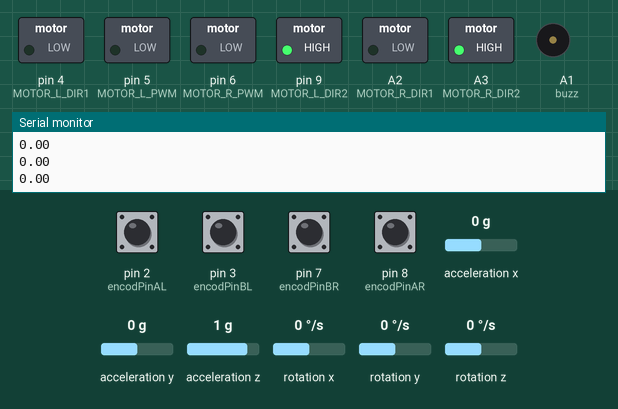
Recording of a sketch running on a simulated Arduino Uno, built with avr-gcc and run on an emulated ATmega328P. Parts: switched loads named in the sketch (green lamp = pin HIGH), buzzer (waves = sounding, pin HIGH), the last lines printed to the serial monitor. Inputs (shaded band) come from the test bench; at power-on: pin 2 (encodPinAL), pin 3 (encodPinBL), pin 7 (encodPinBR), pin 8 (encodPinAR) HIGH, acceleration x 0 g, acceleration y 0 g, acceleration z 1 g, rotation x 0 °/s, rotation y 0 °/s, rotation z 0 °/s.

Above: at 2.2 s.
2.3 s: acceleration x set to -1.4 g
At 3.0 s:
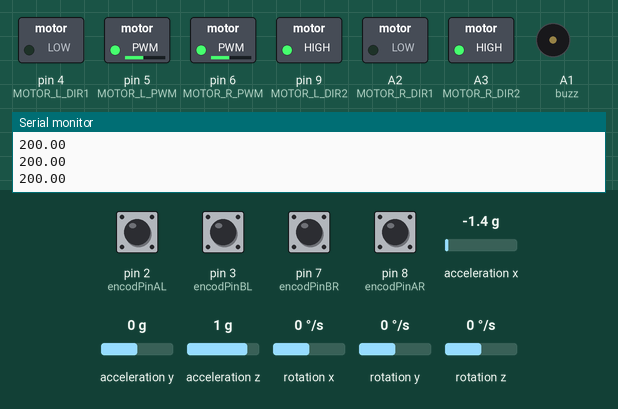
3.8 s: pin 2 (encodPinAL) pulled LOW for 0.15 s
At 4.6 s:
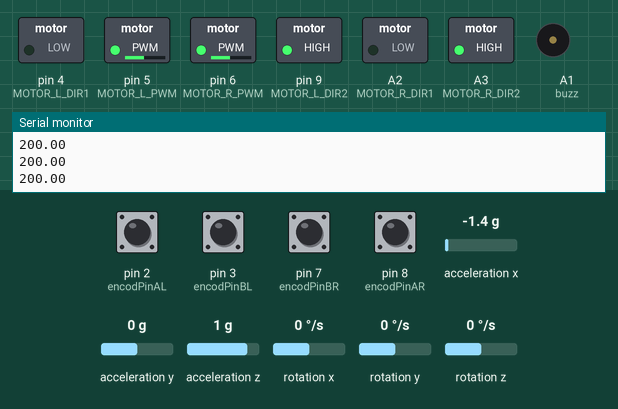
5.4 s: acceleration y set to -0.8 g
At 6.6 s:
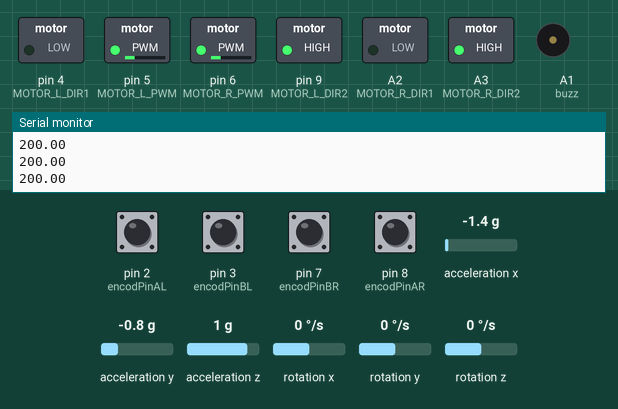
6.9 s: pin 8 (encodPinAR) pulled LOW for 0.15 s
At 8.2 s:
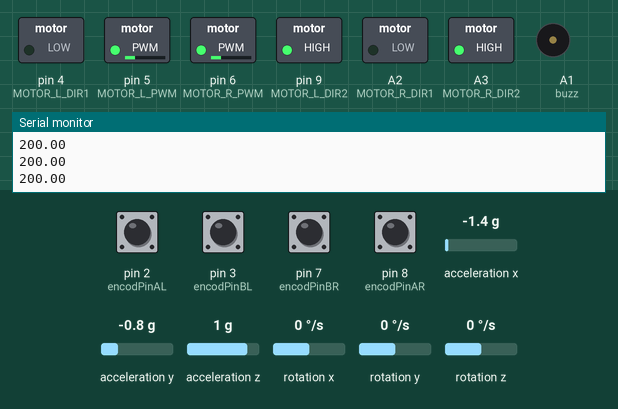
8.5 s: acceleration x set to 0.8 g
At 9.1 s:
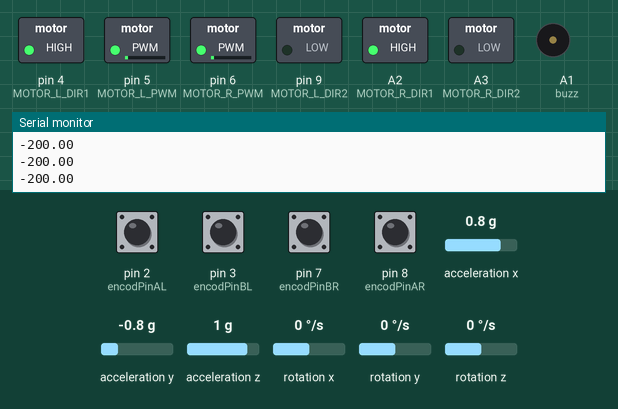
10.0 s: acceleration z set to -1.4 g
At 10.9 s:
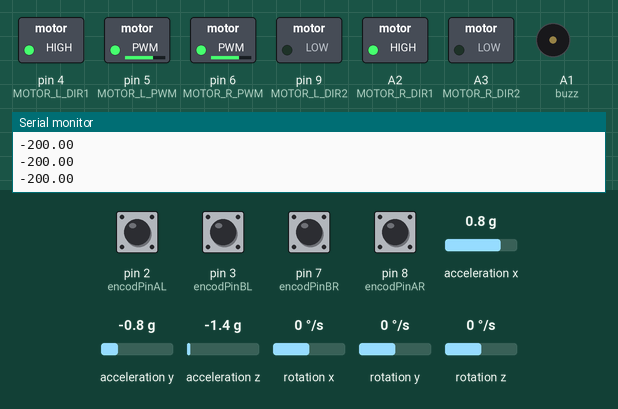
Timing chart, 0 to 12.5 s (numbered marks = the images above; inputs shaded):
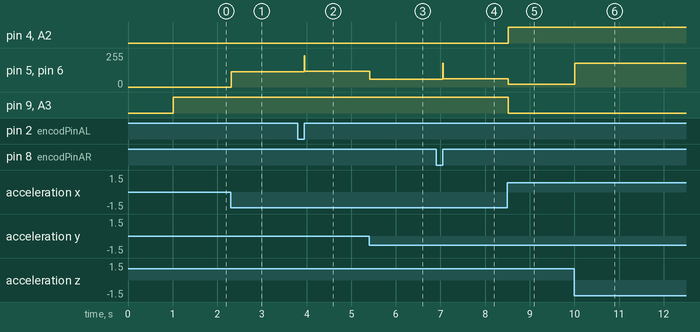

The sketch:

draft1.ino
```cpp
#include <Wire.h>
#include <MPU6050_light.h>

MPU6050 mpu(Wire);
unsigned long timer = 0;

#define encodPinAR 8
#define encodPinBR 7
#define encodPinAL 2
#define encodPinBL 3

//float angleZeroY;
//float gyroOffsetY;

const int buzz  = A1;
unsigned long imuTimer= 0;
unsigned long printTimer  = 0;

// Right Motor (Motor A)(right)
// in your view gripper should be on left  your frame of reference
#define MOTOR_R_PWM 6
const int MOTOR_R_DIR1 = A2;
const int MOTOR_R_DIR2 = A3;

// Left Motor (Motor B)G%HY ZSV
#define MOTOR_L_PWM 5
const int MOTOR_L_DIR1 =4;
const int MOTOR_L_DIR2 =9;


// Previous values for differentiation
long prev_encoder_right = 0;
long prev_encoder_left = 0;

// for timmings
const float DT = 0.01f;  // 10ms loop time
unsigned long last_loop_time = 0;
unsigned long prev_time = 0;

// ===== Motor Parameters =====
const float MAX_PWM = 255.0;
const float COUNTS_PER_REV = 700.0;  // N20 motor encoder counts per revolution (adjust for your motor)//correct


volatile long wheel_pulse_count_left = 0;
volatile long wheel_pulse_count_right = 0;
int prevA_right = LOW;
int prevA_left  = LOW;

// ===== LQR Gains =====
// K = [k1, k2, k3, k4]
const float K1 = -660.7;   // Position gain
const float K2 = -6855.2;  // Angle gain
const float K3 = -262.5;   // Velocity gain
const float K4 = -1244.6;   // Angular velocity gain

// state variables
float x1 = 0.0;  // Average wheel position (rad)
float x2 = 0.0;  // Body pitch angle (rad)
float x3 = 0.0;  // Average wheel velocity (rad/s)
float x4 = 0.0;  // Body pitch rate (rad/s)

void getimu()
{
  mpu.update();

  if((millis()-timer)>10){ // print data every 10ms
	x2 = mpu.getAngleY()* PI/180.0;      // Body pitch angle (check sign)// if this doesn't work the use
  x4 = mpu.getGyroY()*PI/180.0;   // cheak the orientation  (mpu.getAngleY()- angleZeroY)* PI / 180.0;
	timer = millis();
  }
}


void updateEncoders() {
  unsigned long current_time = millis();

  float dt = (current_time - prev_time) / 1000.0;  // Convert to seconds

  // Right encoder
  int aR = digitalRead(encodPinAR);
  if (prevA_right == LOW && aR == HIGH) {
    if (digitalRead(encodPinBR) == HIGH) wheel_pulse_count_right++;
    else                                 wheel_pulse_count_right--;
  }
  prevA_right = aR;

  // Left encoder
  int aL = digitalRead(encodPinAL);
  if (prevA_left == LOW && aL == HIGH) {
    if (digitalRead(encodPinBL) == HIGH) wheel_pulse_count_left++;
    else                                 wheel_pulse_count_left--;
  }
  prevA_left = aL;
 //static unsigned long lastPrint = 0;
  //if (millis() - lastPrint >= 20) {
  //  lastPrint = millis();
   // Serial.print(wheel_pulse_count_left);
   // Serial.print(" ; ");
   // Serial.println(wheel_pulse_count_right);
  //}

  if (dt >= DT) {
    // Read encoder counts (Encoder library handles everything automatically)
    long curr_encoder_right = wheel_pulse_count_right;
    long curr_encoder_left = wheel_pulse_count_left;

    //Serial.print("the right encoder is at: ");
    //Serial.print(curr_encoder_right);
    //Serial.print(" , ");
    //Serial.print("the left encoder is at: ");
    //Serial.println(curr_encoder_left);
    // Calculate velocities (rad/s)
    float delta_right = (curr_encoder_right - prev_encoder_right)  * 2.0* PI / COUNTS_PER_REV;
    float delta_left = (curr_encoder_left - prev_encoder_left) * 2.0* PI/ COUNTS_PER_REV;

    float vel_right = delta_right / dt;
    float vel_left = delta_left / dt;

    // Update state variables
    x3 = (vel_right + vel_left) / 2.0;  // Average velocity

    // Update position (integrate velocity)
    x1 += x3 * dt;  // Average wheel position

    // Store previous values
    prev_encoder_right = curr_encoder_right;
    prev_encoder_left = curr_encoder_left;
    prev_time = current_time;
    //Serial.print(x3);
    //Serial.print(" , ");
    //Serial.print(x1);
  }

}
void setMotorSpeed(bool isRight, float speed) {
  // speed range: -255 to 255
  int pwm_pin = isRight ? MOTOR_R_PWM : MOTOR_L_PWM;
  int dir_pin1 = isRight ? MOTOR_R_DIR1 : MOTOR_L_DIR1;
  int dir_pin2 = isRight ? MOTOR_R_DIR2 : MOTOR_L_DIR2;

  // Constrain speed

  analogWrite(pwm_pin, (int)speed);
  // Set direction
  if (speed >= 0) {
    digitalWrite(dir_pin1, LOW);
    digitalWrite(dir_pin2, HIGH);
  } else {
    digitalWrite(dir_pin1, HIGH);
    digitalWrite(dir_pin2, LOW);
    speed = -speed;
  }


}

void stopMotors()
{
  setMotorSpeed(true, 0);
  setMotorSpeed(false, 0);
}

void computeLQRControl() {

  float U_balance = -(K1 * x1 + K2 * x2 + K3 * x3 + K4 * x4);

  int U_int = (int)U_balance;
  float U_new = map(constrain(U_int, -400, 400), -400, 400, -200, 200);
  Serial.println(U_new);
  // Convert control signal to PWM (scale appropriately)
  //float pwm_scale = 10.0;  // Tune this accordingly
  float U_right = (U_balance); //(cheack this)
  float U_left = (U_balance);

  // Safety check: if robot is too tilted, stop motors
  if (abs(x2) > 22) {  // 22degrees
    stopMotors();
    Serial.println("Robot fell! Stopping motors.");
    return;
  }

  // Apply motor commands
  setMotorSpeed(true, U_right);
  setMotorSpeed(false, U_left);
}


void setup() {
  // put your setup code here, to run once:
  Serial.begin(9600);
  Wire.begin();
  mpu.setAddress(0x68);
  mpu.begin(0, 0);
  //mpu.setFilterGyroCoef(0.95);(change if wanted)
  //mpu.setFilterAccCoef(0.02);
  mpu.calcOffsets();

  pinMode(2, INPUT_PULLUP);
  pinMode(3, INPUT_PULLUP);
  pinMode(7, INPUT_PULLUP);
  pinMode(8, INPUT_PULLUP);

  pinMode(buzz, OUTPUT);
  pinMode(MOTOR_R_PWM , OUTPUT);
  pinMode(MOTOR_L_PWM , OUTPUT);
  pinMode(MOTOR_R_DIR1, OUTPUT);
  pinMode(MOTOR_R_DIR2, OUTPUT);
  pinMode(MOTOR_L_DIR1, OUTPUT);
  pinMode(MOTOR_L_DIR2, OUTPUT);

   prevA_right = digitalRead(encodPinAR);
   prevA_left  = digitalRead(encodPinAL);
   imuTimer   = millis();
   printTimer = millis();


}

void loop() {
  // put your main code here, to run repeatedly:


  unsigned long now = millis();

  // 1) Always service encoders
  updateEncoders();

  // 2) IMU update every 5 ms
  if (now - imuTimer >= 5) {     // 5 ms period → 200 Hz
    imuTimer = now;
    getimu();
  }
  if (now - printTimer >= 10) {
    printTimer = now;
    computeLQRControl();
    //Serial.print("L: ");
    //Serial.print(wheel_pulse_count_left);
    //Serial.print("  R: ");
    //Serial.println(wheel_pulse_count_right);
  }


}
```

Measured:
- after the input at 2.3 s, pin 5 (MOTOR_L_PWM), pin 6 (MOTOR_R_PWM): 0/255 → 116/255 at once
- after the input at 3.8 s, pin 5 (MOTOR_L_PWM), pin 6 (MOTOR_R_PWM): 116/255 → 119/255 after 0.15 s
- after the input at 5.4 s, pin 5 (MOTOR_L_PWM), pin 6 (MOTOR_R_PWM): 119/255 → 60/255 at once
- after the input at 6.9 s, pin 5 (MOTOR_L_PWM), pin 6 (MOTOR_R_PWM): 60/255 → 63/255 after 0.15 s
- after the input at 8.5 s, pin 4 (MOTOR_L_DIR1), A2 (MOTOR_R_DIR1): LOW → HIGH at once; pin 5 (MOTOR_L_PWM), pin 6 (MOTOR_R_PWM): 63/255 → 19/255 at once; pin 9 (MOTOR_L_DIR2), A3 (MOTOR_R_DIR2): HIGH → LOW at once
- after the input at 10.0 s, pin 5 (MOTOR_L_PWM), pin 6 (MOTOR_R_PWM): 19/255 → 177/255 at once
